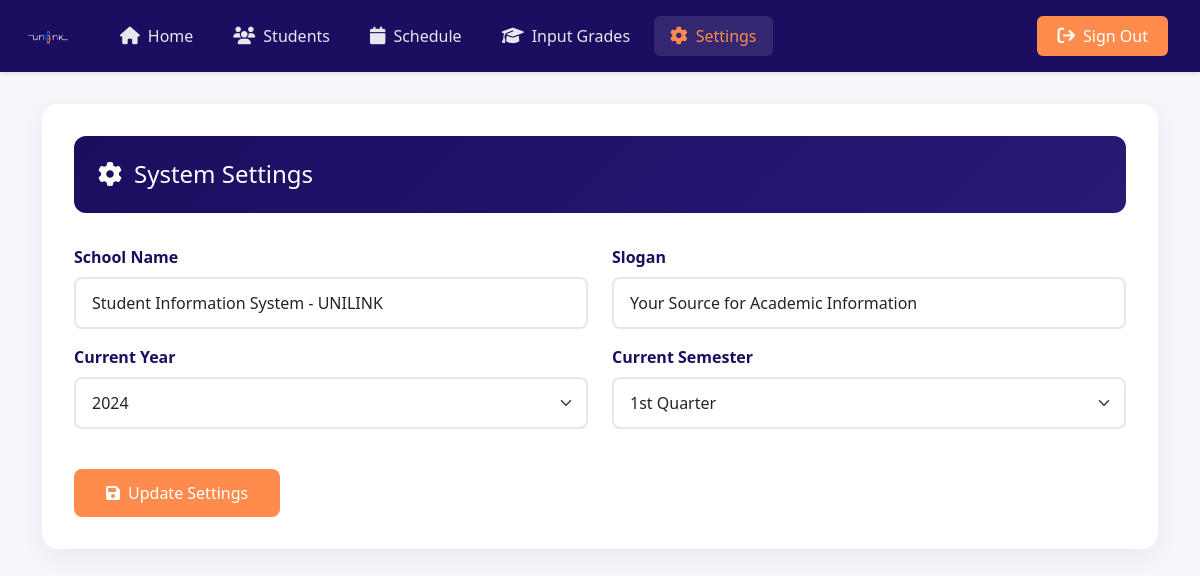
/admin/settings.php (signed in), run on the app's committed database.
### tables this page shows
CREATE TABLE `setting` (
  `current_year` int(11) NOT NULL,
  `current_semester` varchar(11) NOT NULL,
  `school_name` varchar(100) NOT NULL,
  `slogan` varchar(300) NOT NULL,
  `about` text NOT NULL
);

### admin/data/setting.php (called while the page is built)
<?php
function getSetting($conn)
{
  $sql = "SELECT * FROM setting";
  $stmt = $conn->prepare($sql);
  $stmt->execute();
  if ($stmt->rowCount() == 1) {
    $settings = $stmt->fetch();
    return $settings;
  } else {
    return 0;
  }
}

### admin/settings.php (the view, shortened to what this page needs)
<?php
if (isset($_SESSION['admin_id']) && isset($_SESSION['role'])) {
    if ($_SESSION['role'] == 'Admin') {
        include "../DB_connection.php";
        include "data/setting.php";
        $setting = getSetting($conn);
?>
        <!DOCTYPE html>
        <html lang="en">
        <head>
            <link rel="stylesheet" href="https://cdn.jsdelivr.net/npm/bootstrap@5.2.0/dist/css/bootstrap.min.css">
            <link rel="stylesheet" href="https://cdnjs.cloudflare.com/ajax/libs/font-awesome/6.1.1/css/all.min.css">
            <?php include "req/header.php"; ?>
        </head>
        <body>
            <?php include "inc/navbar.php"; ?>
            <div class="container">
                <div class="settings-container">
                    <div class="settings-header">
                        <h4 class="settings-title">
                            <i class="fas fa-cog"></i>
                            System Settings
                        </h4>
                    </div>
                    <form method="post" action="req/setting-edit.php">
                        <div class="row">
                            <div class="col-md-6 mb-3">
                                <label class="form-label">School Name</label>
                                <input type="text"
                                    class="form-control"
                                    value="<?= $setting['school_name'] ?>"
                                    name="school_name"
                                    placeholder="Enter school name">
                            </div>
                            <div class="col-md-6 mb-3">
                                <label class="form-label">Slogan</label>
                                <input type="text"
                                    class="form-control"
                                    value="<?= $setting['slogan'] ?>"
                                    name="slogan"
                                    placeholder="Enter school slogan">
                            </div>
                        </div>
                        <div class="row">
                            <div class="col-md-6 mb-3">
                                <label class="form-label">Current Year</label>
                                <select class="form-select" name="year">
                                    <?php
                                    $current_year = $setting['current_year'];
                                    for ($int = 2024; $int <= 2028; $int++) {
                                        $selected = ($int == $current_year) ? 'selected' : '';
                                        echo "<option value='$int' $selected>$int</option>";
                                    }
                                    ?>
                                </select>
                            </div>
                            <div class="col-md-6 mb-3">
                                <label class="form-label">Current Semester</label>
                                <select class="form-select" name="semester">
                                    <option value="1st Quarter" <?= $setting['current_semester'] == '1st Quarter' ? 'selected' : '' ?>>1st Quarter</option>
                                </select>
                            </div>
                        </div>
                        <div class="mt-4">
                            <button type="submit" class="btn-submit">
                                <i class="fas fa-save"></i>
                                Update Settings
                            </button>
                        </div>
                    </form>
                </div>
            </div>
        </body>
        </html>
<?php
    } else {
        header("Location: ../login.php");
        exit;
    }
} else {
    header("Location: ../login.php");
    exit;
}
?>

### admin/settings.php (style rules this page uses)
body { background-color: #f5f6fa; }
.settings-container { background: white; border-radius: 16px; box-shadow: 0 8px 24px rgba(27, 14, 96, 0.05); padding: 2rem; margin-top: 2rem; }
.settings-header { background: linear-gradient(135deg, #1B0E60 0%, #2a1875 100%); color: white; padding: 1.5rem; border-radius: 12px; margin-bottom: 2rem; display: flex; justify-content: space-between; align-items: center; }
.settings-title { margin: 0; font-size: 1.5rem; display: flex; align-items: center; gap: 0.75rem; }
.form-label { color: #1B0E60; font-weight: 600; margin-bottom: 0.5rem; }
.form-control { border: 2px solid rgba(27, 14, 96, 0.1); border-radius: 8px; padding: 0.75rem 1rem; transition: all 0.3s ease; }
.form-select { border: 2px solid rgba(27, 14, 96, 0.1); border-radius: 8px; padding: 0.75rem 1rem; transition: all 0.3s ease; }
.btn-submit { background: #FF8C4C; color: white; border: none; padding: 0.75rem 2rem; border-radius: 8px; font-weight: 500; display: inline-flex; align-items: center; gap: 0.5rem; transition: all 0.3s ease; }

### data on the page
setting: school_name "Student Information System - UNILINK", slogan "Your Source for Academic Information", semester "1st Quarter"

### other printed values
form field year "2024"
